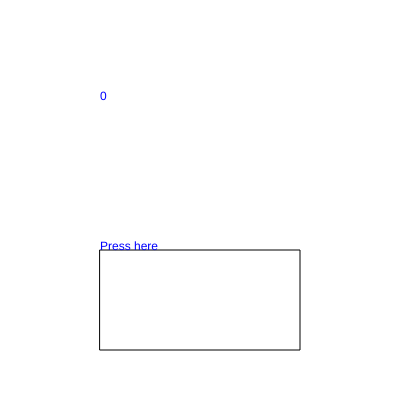
Frame 1 (no input)
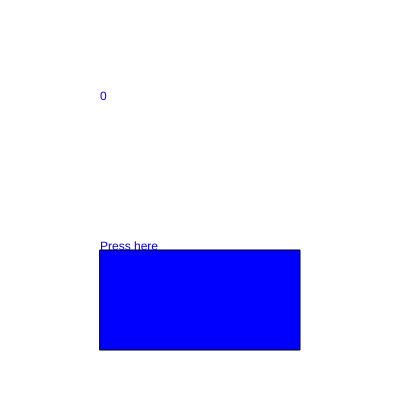
Frame 60 (no input)
Frame 120 (the mouse pressed at the canvas centre since frame 60): identical to frame 60, image omitted

The p5.js sketch that drew these frames (run headless with seeded random() and noise() and a simulated clock; from frame 60 on, the mouse is pressed at the canvas centre):

// p5.js sketch
// ── sketch.js
let state = 0;

function setup() {
  createCanvas(400, 400);
}

function draw() {

  background('white');
  rect(100, 250, 200, 100);
  fill('blue');
  text("Press here", 100, 250);

  switch (state) {

    case 0:
      text("0", 100, 100);
      break;


    case 1:
      text("1", 100, 100);
      break;

    case 2:
      text("2", 100, 100);
      break;

  }
}

function mouseReleased() {
  state++;
  if (state > 2) state = 0;

}
